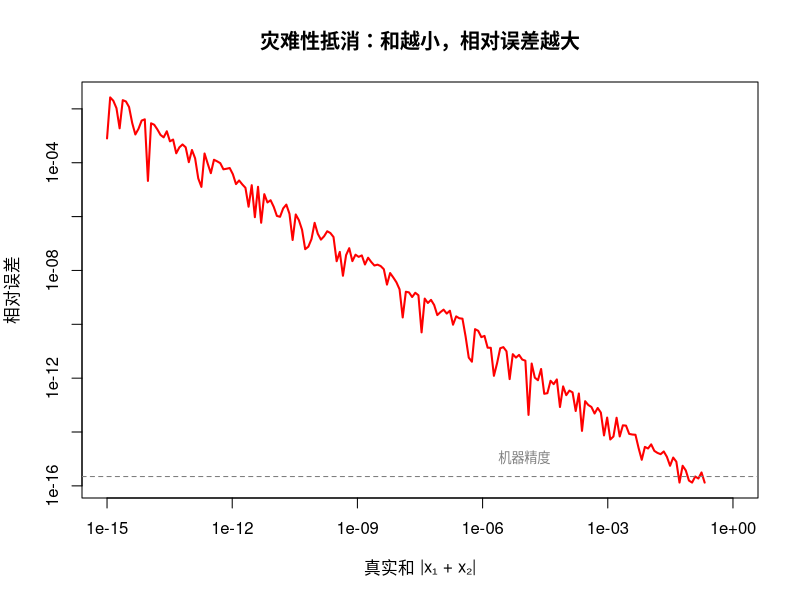
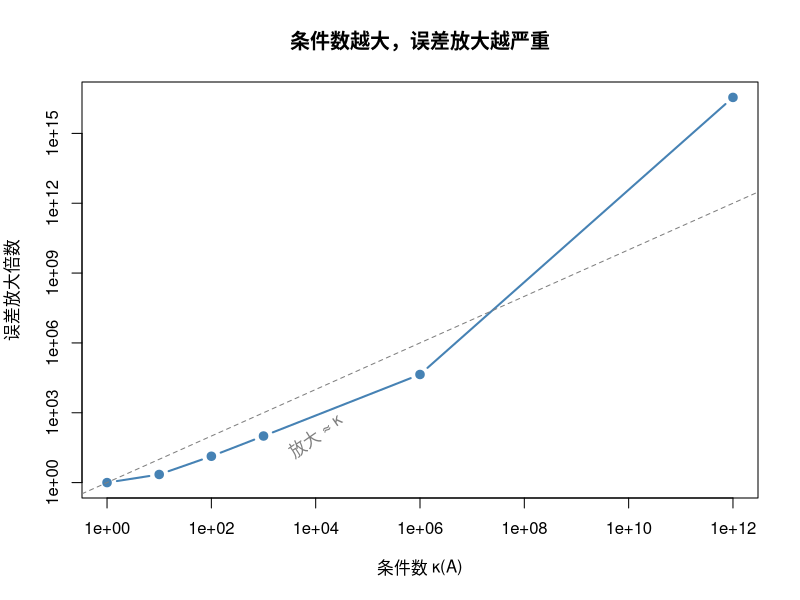
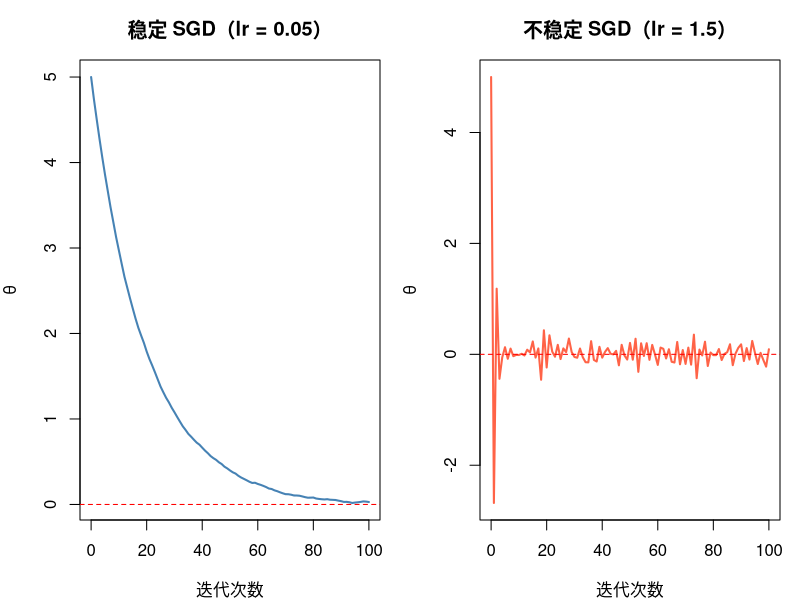
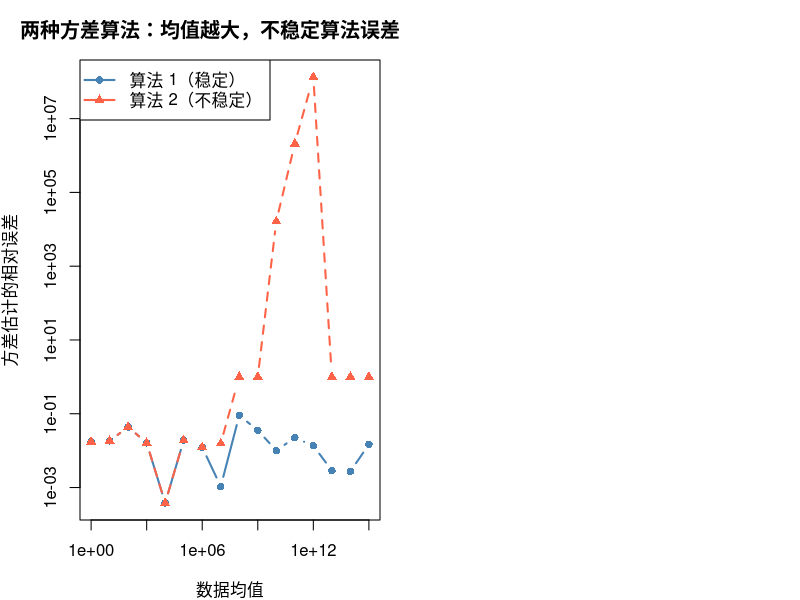
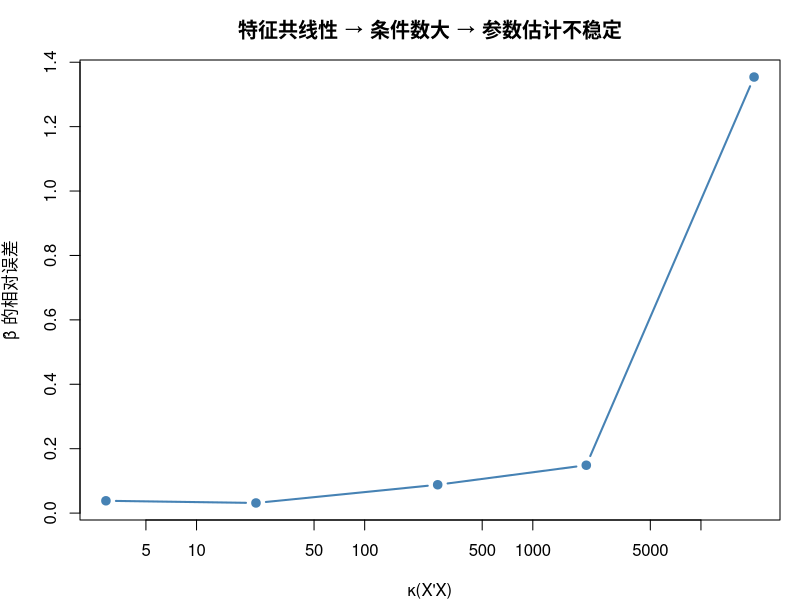

R code for these plots, in order:
## ---- chunk 1
#| label: setup
# 辅助函数：迹
tr <- function(A) sum(diag(A))
## ---- chunk 2
#| label: scalar-error
# 标量误差的例子
v_true <- pi
v_approx <- 3.14

# 注意：用近似值 减去 真实值，不要反了
abs_err <- v_approx - v_true
# 注意：相对误差需要用范数，对于标量类型，用绝对值
rel_err <- abs(abs_err) / abs(v_true)

cat("真实值:    ", v_true, "\n")
cat("近似值:    ", v_approx, "\n")
cat("绝对误差:  ", abs_err, "\n")
cat("相对误差:  ", rel_err, "=", round(rel_err * 100, 2), "%\n")
## ---- chunk 3
#| code-fold: true
#| code-summary: "点击查看答案"
v_approx2 <- 22 / 7
abs_err2 <- v_approx2 - pi
rel_err2 <- abs(abs_err2) / pi

cat("22/7 的绝对误差:", abs_err2, "\n")
cat("22/7 的相对误差:", rel_err2, "=", round(rel_err2 * 100, 4), "%\n")
cat("3.14 的相对误差:", rel_err, "=", round(rel_err * 100, 4), "%\n")
cat("\n结论: 22/7 的相对误差更小，是更好的近似\n")
## ---- chunk 4
#| label: vector-error
# PPT 上的例子
v <- c(3, 4)
v_tilde <- c(3.2, 4.3)

# 绝对误差向量
delta_v <- v_tilde - v
cat("绝对误差向量 Δv:", delta_v, "\n")

# 绝对误差的范数（用欧几里得范数)
# 向量类型，欧几里得范数就是2范数
# 用向量的2-范数定义计算
abs_err_norm <- sqrt(sum(delta_v^2))
# 直接用函数计算
# norm(delta_v,"2")
cat("||Δv||_2 =", abs_err_norm, "\n")

# 相对误差
rel_err_v <- abs_err_norm / sqrt(sum(v^2))
# rel_err_v <- abs_err_norm / norm(v,"2"))
cat("相对误差 δ_v =", round(rel_err_v, 4), "=", round(rel_err_v * 100, 2), "%\n")

# 验证误差界：ε = 0.1 是否为相对误差界？
cat("\nδ_v =", round(rel_err_v, 4), "< 0.1 ?", rel_err_v < 0.1, "\n")
cat("→ ε = 0.1 是一个有效的相对误差界\n")
## ---- chunk 5
#| label: error-bound-lemma
# 用上面的例子验证引理
z <- v
z_tilde <- v_tilde
delta_z <- rel_err_v

norm_z <- sqrt(sum(z^2))
norm_z_tilde <- sqrt(sum(z_tilde^2))

lower <- norm_z * (1 - delta_z)
upper <- norm_z * (1 + delta_z)

cat("||z|| =", norm_z, "\n")
cat("||z̃|| =", round(norm_z_tilde, 4), "\n")
cat("下界: ||z||(1-δ) =", round(lower, 4), "\n")
cat("上界: ||z||(1+δ) =", round(upper, 4), "\n")
cat("\n验证:", round(lower, 4), "≤", round(norm_z_tilde, 4), "≤", round(upper, 4), "✓\n")
## ---- chunk 6
#| code-fold: true
#| code-summary: "点击查看答案"
A_ex <- matrix(c(1, 2, 3, 4), 2, byrow = TRUE)
A_tilde <- matrix(c(1.01, 2.02, 2.99, 3.98), 2, byrow = TRUE)

delta_A <- A_tilde - A_ex
rel_err_A <- norm(delta_A, "F") / norm(A_ex, "F")
cat("相对误差 δ_A =", round(rel_err_A, 6), "\n")

lower_A <- norm(A_ex, "F") * (1 - rel_err_A)
upper_A <- norm(A_ex, "F") * (1 + rel_err_A)
cat("下界:", round(lower_A, 4), "≤ ||Ã||_F =", round(norm(A_tilde, "F"), 4),
    "≤ 上界:", round(upper_A, 4), "✓\n")
## ---- chunk 7
#| label: error-decomposition
# PPT 上的例子：计算 e^π
# 问题 f(x) = e^x，真实输入 x = π
# 算法 f̃(x) = 1 + x + x²/2（泰勒截断到二阶）
# 实际输入 x̃ = 3（对 π 的近似）

f <- function(x) exp(x)                       # 精确函数
f_tilde <- function(x) 1 + x + x^2 / 2        # 近似算法

x_true <- pi
x_tilde <- 3

# 总误差
total_err <- f_tilde(x_tilde) - f(x_true)

# 算法误差：f̃(x̃) - f(x̃)
algo_err <- f_tilde(x_tilde) - f(x_tilde)

# 输入传播误差：f(x̃) - f(x)
input_err <- f(x_tilde) - f(x_true)

cat("f(π) = e^π ≈", round(f(x_true), 3), "\n")
cat("f̃(3)      ≈", round(f_tilde(x_tilde), 3), "\n\n")

cat("总误差:       ", round(total_err, 3), "\n")
cat("算法误差:     ", round(algo_err, 3), "(截断泰勒级数)\n")
cat("输入传播误差: ", round(input_err, 3), "(用 3 代替 π)\n")
cat("验证: 算法误差 + 传播误差 =", round(algo_err + input_err, 3), "\n")
## ---- chunk 8
#| label: improve-algorithm
# 增加泰勒展开的项数，看算法误差如何减小
cat("泰勒展开阶数 vs 算法误差：\n")
for (k in 2:10) {
  f_taylor <- function(x, order = k) {
    sum(x^(0:order) / factorial(0:order))
  }
  ae <- f_taylor(x_tilde, k) - f(x_tilde)
  cat(sprintf("  n = %2d: 算法误差 = %12.6f\n", k, ae))
}
cat("\n输入传播误差始终为:", round(input_err, 6), "（与算法无关）\n")
## ---- chunk 9
#| code-fold: true
#| code-summary: "点击查看答案"
x_tilde2 <- 3.14
total2 <- f_tilde(x_tilde2) - f(x_true)
algo2 <- f_tilde(x_tilde2) - f(x_tilde2)
input2 <- f(x_tilde2) - f(x_true)

cat("用 x̃ = 3.14:\n")
cat("  总误差:   ", round(total2, 3), "\n")
cat("  算法误差: ", round(algo2, 3), "(变大了！因为 x 更大时截断误差更大)\n")
cat("  传播误差: ", round(input2, 3), "(大幅减小)\n")
## ---- chunk 10
#| label: scalar-condition
# 标量函数条件数的例子

# 例1：f(x) = x^(-1)
# f'(x) = -x^(-2)，κ_abs = |f'(x)| = x^(-2)
# κ_rel = |f'(x)| · |x|/|f(x)| = x^(-2) · |x| / |x^(-1)| = 1
# 求倒数的相对条件数恒为 1——这是一个良态问题！

x_val <- 0.001
cat("f(x) = 1/x\n")
cat("κ_abs =", 1/x_val^2, "（绝对条件数很大）\n")
cat("κ_rel = 1（相对条件数恒为 1）\n\n")

# 例2：f(x) = sqrt(x)
# f'(x) = 1/(2√x)，κ_rel = (1/(2√x)) · x / √x = 1/2
cat("f(x) = √x\n")
cat("κ_rel = 0.5（良态，误差还会缩小一半）\n\n")

# 例3：f(x) = log(x)，当 x ≈ 1 时
# f'(x) = 1/x，κ_rel = (1/x) · x / |log(x)| = 1/|log(x)|
# 当 x → 1 时，log(x) → 0，κ_rel → ∞！
x_near1 <- 1.001
kappa_log <- 1 / abs(log(x_near1))
cat("f(x) = log(x)，x =", x_near1, "\n")
cat("κ_rel =", round(kappa_log, 1), "（病态！因为 log(1) = 0）\n")
## ---- chunk 11
#| code-fold: true
#| code-summary: "点击查看答案"
x_exp <- 10
# f'(x) = e^x，κ_rel = e^x · |x| / e^x = |x|
kappa_exp <- abs(x_exp)
cat("f(x) = e^x 在 x =", x_exp, "处：\n")
cat("κ_rel = |x| =", kappa_exp, "\n")
cat("含义：输入 1% 的误差 → 输出 10% 的误差\n")
cat("x 越大，条件数越大，问题越病态\n")

# 数值验证
x_pert <- x_exp * (1 + 0.01)  # 输入加 1% 扰动
output_rel_err <- abs(exp(x_pert) - exp(x_exp)) / exp(x_exp)
cat("\n数值验证：输入相对扰动 1%，输出相对误差 =",
    round(output_rel_err * 100, 2), "%\n")
cat("放大倍数 ≈", round(output_rel_err / 0.01, 2), "≈ κ_rel\n")
## ---- chunk 12
#| label: catastrophic-cancellation
# 灾难性抵消的演示
cat("===== 灾难性抵消 =====\n\n")

# 情况 1：良态——两个同号数相加
x1_good <- c(1e8, 2e8)
kappa_good <- sqrt(2) * sqrt(sum(x1_good^2)) / abs(sum(x1_good))
cat("x = (1e8, 2e8), 和 =", sum(x1_good), "\n")
cat("κ_rel ≤", round(kappa_good, 2), "（良态）\n\n")

# 情况 2：病态——两个大小相近的数相减
x1_bad <- c(1e8, -1e8 + 1)
kappa_bad <- sqrt(2) * sqrt(sum(x1_bad^2)) / abs(sum(x1_bad))
cat("x = (1e8, -1e8+1), 和 =", sum(x1_bad), "\n")
cat("κ_rel ≤", round(kappa_bad, 2), "（病态！）\n\n")

# 实际演示：有效数字丢失
a <- 1234567890.1234
b <- -1234567890.1230
cat("a =", format(a, digits = 16), "\n")
cat("b =", format(b, digits = 16), "\n")
cat("a + b =", format(a + b, digits = 16), "\n")
cat("真实值应该是 0.0004，但浮点精度可能丢失\n")

# 更极端的例子
a2 <- 1 + 1e-15
b2 <- 1
cat("\n(1 + 1e-15) - 1 =", format(a2 - b2, digits = 20), "\n")
cat("真实值 = 1e-15\n")
cat("相对误差 =", abs((a2 - b2) - 1e-15) / 1e-15, "\n")
## ---- chunk 13
#| label: cancellation-visual
#| fig-width: 8
#| fig-height: 5
# 可视化：随着抵消程度增大，相对误差急剧上升
eps_vec <- 10^seq(0, -15, length.out = 200)
rel_errors <- numeric(length(eps_vec))

for (i in seq_along(eps_vec)) {
  a_val <- 1
  b_val <- -(1 - eps_vec[i])   # a + b = eps_vec[i]
  computed_sum <- a_val + b_val
  true_sum <- eps_vec[i]
  rel_errors[i] <- abs(computed_sum - true_sum) / abs(true_sum)
}

plot(eps_vec, rel_errors, type = "l", log = "xy",
     xlab = "真实和 |x₁ + x₂|", ylab = "相对误差",
     main = "灾难性抵消：和越小，相对误差越大",
     col = "red", lwd = 2)
abline(h = .Machine$double.eps, lty = 2, col = "grey50")
text(1e-5, .Machine$double.eps * 5, "机器精度", col = "grey50", cex = 0.8)
## ---- chunk 14
#| label: matrix-condition
# PPT 测验：对角矩阵的条件数
A_diag <- diag(c(2, 5, 0.1))
cat("A = diag(2, 5, 0.1)\n")
cat("奇异值:", svd(A_diag)$d, "\n")
cat("κ_2(A) = σ_max / σ_min =", max(svd(A_diag)$d), "/", min(svd(A_diag)$d),
    "=", max(svd(A_diag)$d) / min(svd(A_diag)$d), "\n")
cat("R 内置 kappa():", kappa(A_diag), "\n")
## ---- chunk 15
#| label: condition-demo
#| fig-width: 9
#| fig-height: 5
# 条件数对求解 Ax = b 的影响：系统性实验
set.seed(42)
n <- 10

# 用不同条件数构造矩阵
U <- qr.Q(qr(matrix(rnorm(n^2), n)))
cond_numbers <- c(1, 10, 100, 1000, 1e6, 1e12)

x_true <- rep(1, n)
perturbation <- rnorm(n, sd = 1e-10)

results <- data.frame(
  kappa = cond_numbers,
  rel_err_x = numeric(length(cond_numbers)),
  amplification = numeric(length(cond_numbers))
)

for (i in seq_along(cond_numbers)) {
  kk <- cond_numbers[i]
  # 构造条件数为 kk 的矩阵
  sigmas <- exp(seq(log(1), log(kk), length.out = n))
  sigmas <- sigmas / sigmas[1]  # 最小奇异值 = 1
  A_test <- U %*% diag(sigmas) %*% t(U)

  b_true <- A_test %*% x_true
  x_pert <- solve(A_test, b_true + perturbation)

  rel_input <- sqrt(sum(perturbation^2)) / sqrt(sum(b_true^2))
  rel_output <- sqrt(sum((x_pert - x_true)^2)) / sqrt(sum(x_true^2))

  results$rel_err_x[i] <- rel_output
  results$amplification[i] <- rel_output / rel_input
}

cat("条件数 vs 误差放大\n")
cat(sprintf("%-12s  %-15s  %-15s\n", "κ(A)", "||Δx||/||x||", "放大倍数"))
cat(strrep("-", 45), "\n")
for (i in seq_len(nrow(results))) {
  cat(sprintf("%-12.0e  %-15.2e  %-15.1f\n",
              results$kappa[i], results$rel_err_x[i], results$amplification[i]))
}

# 可视化
plot(results$kappa, results$amplification, type = "b", log = "xy",
     pch = 19, col = "steelblue", lwd = 2,
     xlab = "条件数 κ(A)", ylab = "误差放大倍数",
     main = "条件数越大，误差放大越严重")
abline(0, 1, lty = 2, col = "grey50")
text(1e4, 1e2, "放大 ≈ κ", col = "grey50", srt = 35)
## ---- chunk 16
#| code-fold: true
#| code-summary: "点击查看答案"
cat("机器精度: ε ≈ 1e-16（输入的相对误差下界）\n")
cat("条件数: κ = 1e10\n")
cat("输出相对误差 ≤ κ × ε = 1e10 × 1e-16 = 1e-6\n")
cat("→ 约 6 位有效数字\n\n")
cat("丢失的有效数字数 ≈ log10(κ) =", log10(1e10), "\n")
cat("保留的有效数字数 ≈ 16 -", log10(1e10), "=", 16 - log10(1e10), "\n")
## ---- chunk 17
#| label: variance-stability
# PPT 上的例子：方差的两种算法
set.seed(5)
x <- rnorm(10^3, mean = 0, sd = 1) + 10^10   # 均值很大，方差为 1

# 算法 1：稳定（先减均值）
var1 <- mean((x - mean(x))^2)

# 算法 2：不稳定（展开公式）
var2 <- mean(x^2) - mean(x)^2

cat("真实方差 ≈ 1\n")
cat("算法 1（稳定）:  ", var1, "\n")
cat("算法 2（不稳定）:", var2, "\n\n")

# 为什么？分析中间量
a <- mean(x^2)
b <- mean(x)^2
cat("a = mean(x²)  =", format(a, digits = 20), "\n")
cat("b = mean(x)²  =", format(b, digits = 20), "\n")
cat("a - b          =", a - b, "\n")
cat("\n两个 ≈ 10^20 的数相减，结果 ≈ 1 → 灾难性抵消！\n")
## ---- chunk 18
#| label: variance-condition
# 计算算法 2 最后一步的条件数
a_val <- mean(x^2)
b_val <- mean(x)^2

kappa_subtraction <- sqrt(2) * sqrt(a_val^2 + b_val^2) / abs(a_val - b_val)
cat("减法步骤的 κ_rel ≈", format(kappa_subtraction, digits = 3), "\n")
cat("这意味着之前的微小舍入误差被放大了约", 
    format(kappa_subtraction, digits = 3, scientific = TRUE), "倍！\n")
## ---- chunk 19
#| code-fold: true
#| code-summary: "点击查看答案"
set.seed(5)
x_small <- rnorm(10^3, mean = 0, sd = 1)

var1_small <- mean((x_small - mean(x_small))^2)
var2_small <- mean(x_small^2) - mean(x_small)^2

cat("均值 ≈ 0 时：\n")
cat("算法 1:", var1_small, "\n")
cat("算法 2:", var2_small, "\n")
cat("差异: ", abs(var1_small - var2_small), "\n\n")
cat("因为 mean(x) ≈ 0，所以 a = mean(x²) ≈ 1，b = mean(x)² ≈ 0\n")
cat("a 和 b 大小差很多，不存在灾难性抵消\n")
## ---- chunk 20
#| label: sgd-stability
#| fig-width: 10
#| fig-height: 5
# 模拟一维 SGD：稳定 vs 不稳定
# 问题：最小化 f(θ) = θ²/2，最优解 θ* = 0
# 梯度 f'(θ) = θ
# 带噪声的梯度估计：∇̂ = θ + noise

set.seed(42)
n_iter <- 100

sgd_sim <- function(lr, noise_sd = 0.1) {
  theta <- 5  # 初始点
  path <- numeric(n_iter + 1)
  path[1] <- theta
  for (k in seq_len(n_iter)) {
    grad_noisy <- theta + rnorm(1, sd = noise_sd)  # 带噪声的梯度
    theta <- theta - lr * grad_noisy
    path[k + 1] <- theta
  }
  path
}

path_stable <- sgd_sim(lr = 0.05)
path_unstable <- sgd_sim(lr = 1.5)

par(mfrow = c(1, 2), mar = c(4, 4, 3, 1))

plot(0:n_iter, path_stable, type = "l", col = "steelblue", lwd = 2,
     xlab = "迭代次数", ylab = "θ",
     main = paste0("稳定 SGD（lr = 0.05）"),
     ylim = range(path_stable))
abline(h = 0, lty = 2, col = "red")

plot(0:n_iter, path_unstable, type = "l", col = "tomato", lwd = 2,
     xlab = "迭代次数", ylab = "θ",
     main = paste0("不稳定 SGD（lr = 1.5）"),
     ylim = range(path_unstable))
abline(h = 0, lty = 2, col = "red")
## ---- chunk 21
#| label: composite-stability
# 用方差的例子说明复合算法稳定性

# 算法 2 分解为两步：
# g(x) = (mean(x²), mean(x)²)   计算两个中间量
# h(a, b) = a - b                做减法

# 步骤 1 的误差很小（求均值和平方是稳定的）
# 步骤 2 的条件数很大（灾难性抵消）
# → 步骤 2 放大了步骤 1 的微小误差

# 算法 1 不存在这个问题：先减均值，消除了大数相减

# 模拟不同均值下两种算法的表现
means <- 10^seq(0, 15, by = 1)
errors <- matrix(NA, length(means), 2, dimnames = list(NULL, c("稳定", "不稳定")))

set.seed(123)
for (i in seq_along(means)) {
  x_test <- rnorm(1000, mean = means[i], sd = 1)
  true_var <- 1  # 理论方差

  # 稳定算法
  v1 <- mean((x_test - mean(x_test))^2)
  errors[i, 1] <- abs(v1 - true_var) / true_var

  # 不稳定算法
  v2 <- mean(x_test^2) - mean(x_test)^2
  errors[i, 2] <- abs(v2 - true_var) / true_var
}
## ---- chunk 22
#| label: composite-visual
#| fig-width: 8
#| fig-height: 5
matplot(means, errors, type = "b", log = "xy", pch = c(16, 17),
        col = c("steelblue", "tomato"), lwd = 2,
        xlab = "数据均值", ylab = "方差估计的相对误差",
        main = "两种方差算法：均值越大，不稳定算法误差越大")
abline(h = .Machine$double.eps, lty = 2, col = "grey50")
text(1e3, .Machine$double.eps * 5, "机器精度", col = "grey50")
legend("topleft", c("算法 1（稳定）", "算法 2（不稳定）"),
       col = c("steelblue", "tomato"), pch = c(16, 17), lwd = 2)
## ---- chunk 23
#| label: composite-example
# 复合问题 f = h ∘ g
# g: 计算 y = A*x（矩阵乘法，通常稳定）
# h: 计算 z = B^{-1}*y（求解线性系统，条件数取决于 B）

set.seed(7)
n <- 5
A <- matrix(rnorm(n^2), n)

# 构造条件数不同的 B
U_B <- qr.Q(qr(matrix(rnorm(n^2), n)))

# 情况 1：B 良态
B_good <- U_B %*% diag(seq(1, 2, length.out = n)) %*% t(U_B)

# 情况 2：B 病态
B_bad <- U_B %*% diag(c(seq(1, 2, length.out = n-1), 1e-10)) %*% t(U_B)

x_true <- rep(1, n)
z_true_good <- solve(B_good, A %*% x_true)
z_true_bad  <- solve(B_bad,  A %*% x_true)

# 给 x 加微小扰动
x_pert <- x_true + rnorm(n, sd = 1e-10)

z_pert_good <- solve(B_good, A %*% x_pert)
z_pert_bad  <- solve(B_bad,  A %*% x_pert)

cat("f = B⁻¹(Ax)：两步复合\n\n")

cat("B 良态 (κ ≈", round(kappa(B_good)), "):\n")
cat("  ||Δz||/||z|| =", sqrt(sum((z_pert_good - z_true_good)^2)) / sqrt(sum(z_true_good^2)), "\n\n")

cat("B 病态 (κ ≈", format(kappa(B_bad), digits = 3), "):\n")
cat("  ||Δz||/||z|| =", sqrt(sum((z_pert_bad - z_true_bad)^2)) / sqrt(sum(z_true_bad^2)), "\n\n")

cat("→ 第二步（h = B⁻¹·）的条件数决定了误差放大\n")
cat("→ 定理告诉我们：κ(h) 大时，g 的小误差被剧烈放大\n")
## ---- chunk 24
#| label: backward-error-demo
# 演示后向误差分析
set.seed(42)
n <- 6

# 构造不同条件数的矩阵
for (target_kappa in c(1e1, 1e5, 1e10, 1e14)) {
  U <- qr.Q(qr(matrix(rnorm(n^2), n)))
  sigmas <- exp(seq(0, log(target_kappa), length.out = n))
  A <- U %*% diag(sigmas) %*% t(U)

  x_true <- c(1, -1, 2, -2, 3, -3)
  b <- A %*% x_true

  # 用 LU 分解求解
  x_hat <- solve(A, b)

  # 残差
  r <- as.vector(A %*% x_hat - b)

  # 后向误差
  eta <- sqrt(sum(r^2)) / (norm(A, "2") * sqrt(sum(x_hat^2)))

  # 前向误差
  fwd_err <- sqrt(sum((x_hat - x_true)^2)) / sqrt(sum(x_true^2))

  cat(sprintf("κ = %.0e | η = %.2e | 前向误差 = %.2e | κ·η = %.2e\n",
              kappa(A), eta, fwd_err, kappa(A) * eta))
}

cat("\n规律：后向误差 η 始终 ≈ ε_machine（算法稳定）\n")
cat("但前向误差随 κ 增大而增大（问题越病态，结果越差）\n")
cat("前向误差 ≤ κ × η（理论上界）\n")
## ---- chunk 25
#| code-fold: true
#| code-summary: "点击查看答案"
set.seed(99)
n <- 8
U <- qr.Q(qr(matrix(rnorm(n^2), n)))
sigmas <- exp(seq(0, log(1e12), length.out = n))
A_ill <- U %*% diag(sigmas) %*% t(U)
x_true <- rep(1, n)
b_ill <- A_ill %*% x_true

# LU 分解（solve 的默认方法）
x_lu <- solve(A_ill, b_ill)
r_lu <- as.vector(A_ill %*% x_lu - b_ill)
eta_lu <- sqrt(sum(r_lu^2)) / (norm(A_ill, "2") * sqrt(sum(x_lu^2)))

# QR 分解 —— 注意：必须放宽容差，否则默认 tol=1e-7 会判定矩阵奇异
x_qr <- qr.solve(A_ill, b_ill, tol = 1e-16)
r_qr <- as.vector(A_ill %*% x_qr - b_ill)
eta_qr <- sqrt(sum(r_qr^2)) / (norm(A_ill, "2") * sqrt(sum(x_qr^2)))

cat("κ(A) ≈", format(kappa(A_ill), digits = 3), "\n\n")
cat("LU:  后向误差 η =", format(eta_lu, digits = 3), "\n")
cat("     前向误差   =", format(sqrt(sum((x_lu - x_true)^2)) / sqrt(sum(x_true^2)), digits = 3), "\n\n")
cat("QR:  后向误差 η =", format(eta_qr, digits = 3), "\n")
cat("     前向误差   =", format(sqrt(sum((x_qr - x_true)^2)) / sqrt(sum(x_true^2)), digits = 3), "\n\n")
cat("两者后向误差都 ≈ ε_machine —— 都是后向稳定的算法\n")
cat("前向误差都 ≈ κ × ε_machine —— 这是问题本身的限制\n")
## ---- chunk 26
#| label: quadratic
# 求解 x² - 1e8·x + 1 = 0
# 精确解：x ≈ 1e8 和 x ≈ 1e-8
a <- 1; b <- -1e8; c_val <- 1

# 标准公式
disc <- sqrt(b^2 - 4 * a * c_val)
x1_std <- (-b + disc) / (2 * a)
x2_std <- (-b - disc) / (2 * a)

cat("标准公式:\n")
cat("  x₁ =", format(x1_std, digits = 16), "\n")
cat("  x₂ =", format(x2_std, digits = 16), "\n")

# 真实解（用高精度验算：x₁·x₂ = c/a = 1）
x1_true <- x1_std                          # 大根没问题
x2_true <- c_val / (a * x1_true)           # 利用韦达定理 x₁·x₂ = c/a

cat("\n韦达定理修正:\n")
cat("  x₁ =", format(x1_true, digits = 16), "\n")
cat("  x₂ =", format(x2_true, digits = 16), "\n")

cat("\nx₂ 的相对误差:\n")
cat("  标准公式:", abs(x2_std - x2_true) / abs(x2_true), "\n")
cat("  → 灾难性抵消导致 x₂ 丢失了大量精度！\n")
## ---- chunk 27
#| label: quadratic-stable
# 稳定的二次方程求解
stable_quadratic <- function(a, b, c_val) {
  disc <- sqrt(b^2 - 4 * a * c_val)
  # 选择不发生抵消的根
  if (b >= 0) {
    x1 <- (-b - disc) / (2 * a)
  } else {
    x1 <- (-b + disc) / (2 * a)
  }
  x2 <- c_val / (a * x1)  # 韦达定理
  c(x1, x2)
}

roots <- stable_quadratic(1, -1e8, 1)
cat("稳定算法:\n")
cat("  x₁ =", format(max(roots), digits = 16), "\n")
cat("  x₂ =", format(min(roots), digits = 16), "\n")
cat("  x₂ 的相对误差:", abs(min(roots) - x2_true) / abs(x2_true), "\n")
## ---- chunk 28
#| label: ml-condition
#| fig-width: 9
#| fig-height: 5
# 线性回归中：X'X 的条件数决定了参数估计的稳定性
set.seed(42)
n <- 100; p <- 5

# 构造不同程度共线性的特征矩阵
results_ml <- data.frame()

for (corr in c(0, 0.9, 0.99, 0.999, 0.9999)) {
  # 生成相关特征
  X_base <- matrix(rnorm(n * p), n)
  if (corr > 0) {
    X_base[, p] <- corr * X_base[, 1] + sqrt(1 - corr^2) * rnorm(n)
  }

  beta_true <- c(1, -2, 0.5, 0, 3)
  y <- X_base %*% beta_true + rnorm(n, sd = 0.5)

  # OLS
  XtX <- crossprod(X_base)
  beta_hat <- solve(XtX, crossprod(X_base, y))
  err <- sqrt(sum((beta_hat - beta_true)^2)) / sqrt(sum(beta_true^2))

  results_ml <- rbind(results_ml, data.frame(
    corr = corr,
    kappa = kappa(XtX),
    rel_err = err
  ))
}

cat(sprintf("%-10s  %-15s  %-15s\n", "相关系数", "κ(X'X)", "β̂ 相对误差"))
cat(strrep("-", 45), "\n")
for (i in seq_len(nrow(results_ml))) {
  cat(sprintf("%-10.4f  %-15.1f  %-15.6f\n",
              results_ml$corr[i], results_ml$kappa[i], results_ml$rel_err[i]))
}

par(mfrow = c(1, 1), mar = c(4, 4, 3, 1))
plot(results_ml$kappa, results_ml$rel_err, type = "b",
     log = "x", pch = 19, col = "steelblue", lwd = 2,
     xlab = "κ(X'X)", ylab = "β̂ 的相对误差",
     main = "特征共线性 → 条件数大 → 参数估计不稳定")
## ---- chunk 29
#| label: ridge-condition
# 岭回归如何改善条件数
set.seed(42)
n <- 100; p <- 5
X <- matrix(rnorm(n * p), n)
X[, p] <- 0.9999 * X[, 1] + sqrt(1 - 0.9999^2) * rnorm(n)

XtX <- crossprod(X)
cat("无正则化: κ(X'X) =", format(kappa(XtX), digits = 3), "\n")

for (lam in c(0.001, 0.01, 0.1, 1, 10)) {
  XtX_reg <- XtX + lam * diag(p)
  cat(sprintf("λ = %-6.3f: κ(X'X + λI) = %.1f\n", lam, kappa(XtX_reg)))
}
## ---- chunk 30
#| code-fold: true
#| code-summary: "点击查看答案"
f_sin <- sin
f_tilde_sin <- function(x) x - x^3 / 6

x_true_q <- pi
x_tilde_q <- 3.0

total <- f_tilde_sin(x_tilde_q) - f_sin(x_true_q)
algo <- f_tilde_sin(x_tilde_q) - f_sin(x_tilde_q)
prop <- f_sin(x_tilde_q) - f_sin(x_true_q)

cat("总误差:       ", total, "\n")
cat("算法误差:     ", algo, "(截断误差)\n")
cat("传播误差:     ", prop, "(sin(3) ≠ sin(π))\n")
cat("验证: ", algo, "+", prop, "=", algo + prop, "\n")
## ---- chunk 31
#| code-fold: true
#| code-summary: "点击查看答案"
# 计算各函数在 x ≈ 0 处的相对条件数 κ_rel = |f'(x)| · |x| / |f(x)|
x0 <- 1e-10

# A: f(x) = e^x, f'(x) = e^x
kA <- exp(x0) * abs(x0) / abs(exp(x0))
cat("A. e^x:        κ_rel =", kA, "\n")

# B: f(x) = sin(x), f'(x) = cos(x)
kB <- abs(cos(x0)) * abs(x0) / abs(sin(x0))
cat("B. sin(x):     κ_rel =", kB, "（≈ 1，良态）\n")

# C: f(x) = ln(1+x), f'(x) = 1/(1+x)
kC <- abs(1 / (1 + x0)) * abs(x0) / abs(log(1 + x0))
cat("C. ln(1+x):    κ_rel =", kC, "（≈ 1，良态）\n")

# D: f(x) = (1+x) - 1 = x，计算上会有灾难性抵消
# 数学上 f(x) = x，但计算 (1+x)-1 时会丢精度
val_D <- (1 + x0) - 1
cat("D. (1+x) - 1:  计算值 =", val_D, "，真实值 =", x0, "\n")
cat("   相对误差 =", abs(val_D - x0) / abs(x0), "\n")
cat("\n答案：D —— 灾难性抵消，计算时相当于两个近似相等的数相减\n")
## ---- chunk 32
#| code-fold: true
#| code-summary: "点击查看答案"
cat("由复合算法稳定性定理：\n\n")
cat("  总误差 ≤ h 的算法误差 + κ(h) × g 的误差\n\n")
cat("如果 h（后面的步骤）条件数大，它会放大前面所有步骤的误差。\n")
cat("反过来，如果条件数大的步骤放在最前面（作为 g），\n")
cat("后面的 h 只要条件数不大，就不会进一步放大。\n\n")
cat("简单比喻：\n")
cat("  - 先做 '危险操作'，误差只影响这一步\n")
cat("  - 后做 '危险操作'，它会放大前面所有步骤累积的误差\n")
